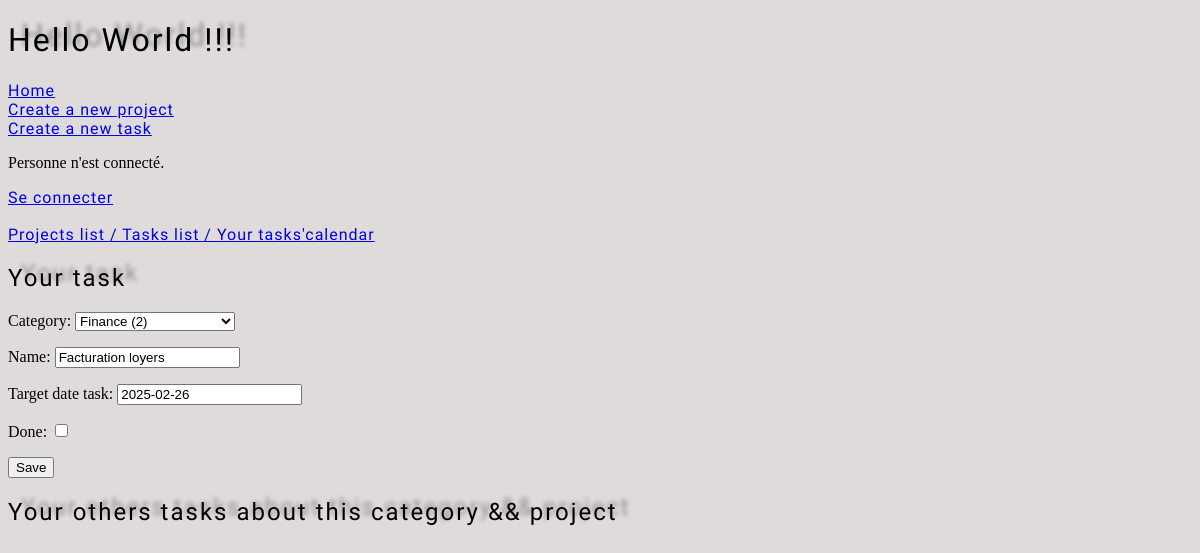
Before: /todo/task_update/facturation-loyers/ with the older database file.
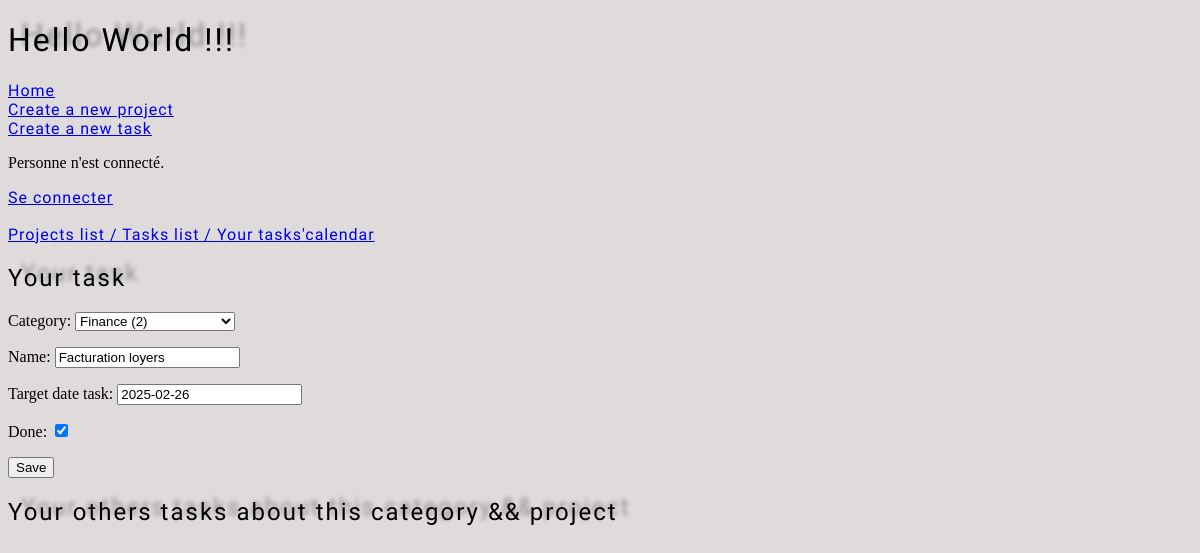
After: the same page with the newer database file.
### todolist/models.py (models this page shows, shortened)
class Task(models.Model):
  category=models.ForeignKey(Category, on_delete=models.CASCADE, related_name="tasks", null=True, blank=True)
  project=models.ForeignKey(Project, on_delete=models.CASCADE, related_name="projects", null=True, blank=True)
  name=models.CharField(max_length=220, unique=True)
  slug=models.SlugField(max_length=220, unique=True, blank=True)
  target_date_task = models.DateField(default=default_target_date)
  done= models.BooleanField(default=False)
  creation_date=models.DateField(default=date.today)
  historic_target_date_task = models.JSONField(default=list, blank=True)

### todolist/views.py (the view, shortened to what this page needs)
# urls.py: path('task_update/<str:slug>/', TaskUpdateView.as_view(), name='task_update'),
class TaskUpdateView(UpdateView):
  model= Task
  template_name= 'todolist/task_form.html'
  form_class= TaskForm

### todolist/forms.py
class TaskForm(forms.ModelForm):
  class Meta:
    model = Task
    fields = ['category','name', 'target_date_task', 'done']
    widget= {'target_date_task': forms.DateInput(attrs={'type':'date'}),
             'done': forms.CheckboxInput(),
             }

### todolist/models.py (called while the page is built)
  def __str__(self):
    return f'{self.name} ({self.pk})'

### todolist/templates/todolist/task_form.html (shortened to what this page needs)
<!DOCTYPE html>
<html lang="en">
  {% extends 'base.html' %} {% load static %}
    {% block content %}
    <h2>Your task </h2>
    <form method="post">
      {% csrf_token %} {{ form.as_p }}
      <button type="submit">Save</button>
    </form>
    <h2>Your others tasks about this category && project</h2>
    {% endblock content %}

Changed rows visible on the page:
changed Task "Finance (2)": done "☐" → "☑"
